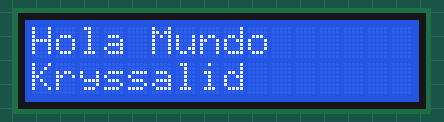
Simulated run of this sketch. Board: Arduino Uno, built with avr-gcc and run on an emulated ATmega328P. Parts: 16×2 character LCD.

Above: at 0.1 s.
At 4.1 s:
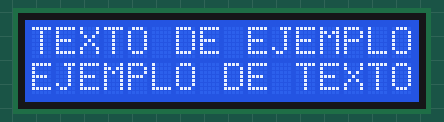
At 7.1 s:
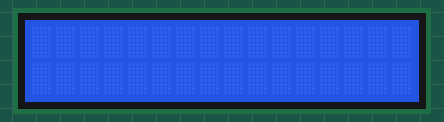

The sketch:

lcd.ino
```cpp
#include <LiquidCrystal.h>       //incluimos la libreria LiquidCrystal.h
#include <Wire.h>                //incluimos la librería Wire.h
LiquidCrystal lcd(12, 11, 6, 4, 3, 2);  //definimos las conexiones de la comunicación con el LCD

void setup() {
lcd.begin(16, 2);    //definimos (hadware) que tipo de pantalla tenemos conectada
}

void loop()
{
lcd.display();    //iniciamos la visualización de caracteres en el LCD
lcd.clear();      //limpiamos la pantalla para borrar el mensaje anterior si lo hay

lcd.print("Hola Mundo");   //escribimos dentro de las comillas (MAX 16 caracteres)
lcd.setCursor(0,1 );
lcd.print("Kryssalid");   //escribimos dentro de las comillas (MAX 16 caracteres)
delay(3000);         //esperamos durante 3 segundos que se visualice el mensaje
lcd.noDisplay();   //apagamos la visualización de caracteres
lcd.setCursor(0, 0);
delay(1000);   //esperamos durante un segundo con el LCD apagado

lcd.display();
lcd.clear();

lcd.print("TEXTO DE EJEMPLO");
lcd.setCursor(0, 1);
lcd.print("EJEMPLO DE TEXTO");
delay(3000);
lcd.noDisplay();
lcd.setCursor(0, 0);
delay(1000);

}
```

Measured:
- by itself, everything shown: repeats every 8.0 s, in 4 steps
- what the display in image 1 shows lasts 3.0 s, from 4.1 s to 7.1 s
- what the display in image 2 shows lasts 1.0 s, from 7.1 s to 8.1 s
